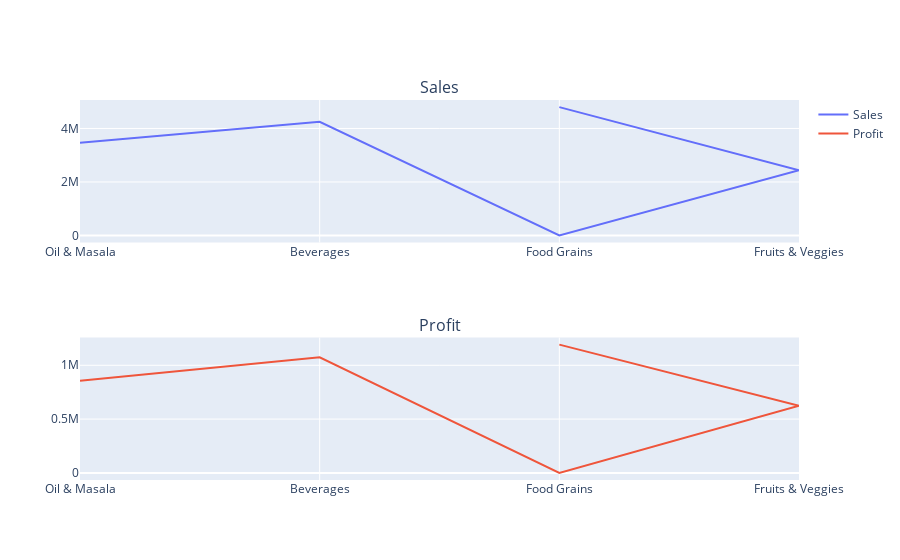

Write notebook code for a chart like this one.
### Code cell
fig = make_subplots(rows=2, cols=1, subplot_titles=("Sales", "Profit"))
fig.add_trace(go.Scatter(x=df['Category'], y=df.groupby('Region')['Sales'].sum(), mode='lines', name='Sales'), row=1, col=1)
fig.add_trace(go.Scatter(x=df['Category'], y=df.groupby('Region')['Profit'].sum(), mode='lines', name='Profit'), row=2, col=1)
fig.show()

### Figure 1 — Plotly figure (JSON) as saved in the notebook; plotly's stock layout.template omitted (floating-point values rounded to 4 significant figures; data arrays with more than 128 entries replaced by an {"elided": "..."} marker saying what was removed)
{"data": [{"mode": "lines", "name": "Sales", "type": "scatter", "x": {"elided": "9994 str values"}, "xaxis": "x", "y": [3468156, 4248368, 1254, 2440461, 4798743], "yaxis": "y"}, {"mode": "lines", "name": "Profit", "type": "scatter", "x": {"elided": "9994 str values"}, "xaxis": "x2", "y": [856800.0, 1074000.0, 401.3, 623600.0, 1192000.0], "yaxis": "y2"}], "layout": {"annotations": [{"font": {"size": 16}, "showarrow": false, "text": "Sales", "x": 0.5, "xanchor": "center", "xref": "paper", "y": 1, "yanchor": "bottom", "yref": "paper"}, {"font": {"size": 16}, "showarrow": false, "text": "Profit", "x": 0.5, "xanchor": "center", "xref": "paper", "y": 0.375, "yanchor": "bottom", "yref": "paper"}], "autosize": true, "xaxis": {"anchor": "y", "autorange": true, "domain": [0, 1], "range": [0, 3], "type": "category"}, "xaxis2": {"anchor": "y2", "autorange": true, "domain": [0, 1], "range": [0, 3], "type": "category"}, "yaxis": {"anchor": "x", "autorange": true, "domain": [0.625, 1], "range": [-265300.0, 5065000.0], "type": "linear"}, "yaxis2": {"anchor": "x2", "autorange": true, "domain": [0, 0.375], "range": [-65800.0, 1258000.0], "type": "linear"}}}
